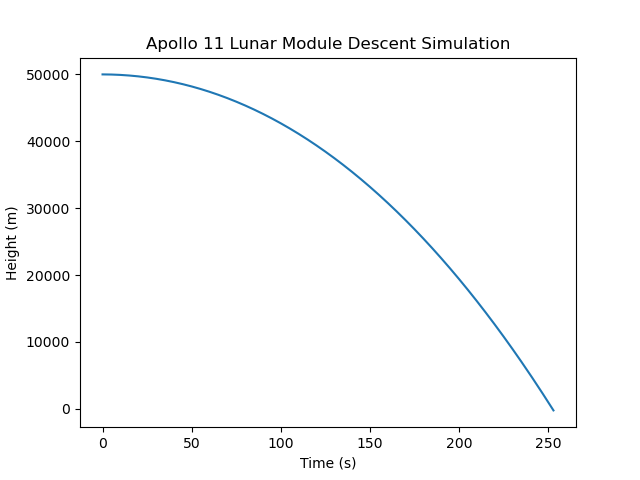

This figure's Python source:
import matplotlib.pyplot as plt

# Constants
g = 1.62  # Lunar gravity in m/s^2
burn_rate = 10  # Fuel burn rate in kg/s
thrust = 45000  # Thrust in N
mass = 15000  # Initial mass of the Lunar Module in kg
height = 50000  # Initial height in m
velocity = 1700  # Initial velocity in m/s (horizontal)

# Initialize variables
t = 0  # time
dt = 1  # time step
fuel = 8200  # amount of fuel in kg
v = 0  # vertical velocity in m/s
h = height  # current height in m

# Lists to store data for plotting
times = [t]
heights = [h]

while h > 0:
    # Calculate force, acceleration, velocity, and height
    if fuel > 0:
        F = thrust - mass * g
        fuel -= burn_rate * dt
    else:
        F = -mass * g
    a = F / mass
    v += a * dt
    h -= v * dt
    t += dt
    mass -= burn_rate * dt

    # Store data for plotting
    times.append(t)
    heights.append(h)

# Plot the data
plt.plot(times, heights)
plt.xlabel('Time (s)')
plt.ylabel('Height (m)')
plt.title('Apollo 11 Lunar Module Descent Simulation')
plt.show()
